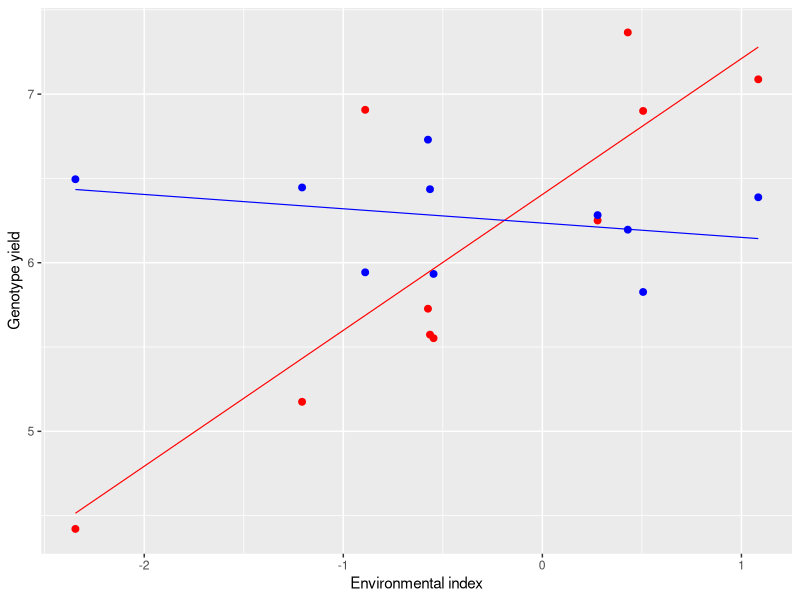

Reproduce this figure in R.
## ---- chunk 1
#Put at the beginning
knitr::knit_hooks$set(document = function(x){ 
  gsub("```\n*```\\sr*\n*", "", x) 
})
## ---- chunk 2
set.seed(1234)
MedEnv <- rnorm(10, 0, 1)
MedGen1 <- 6.5 + 0.9*MedEnv + rnorm(10, 0, 0.5)
MedGen2 <- 6.5 + 0.1 *MedEnv + rnorm(10, 0, 0.5)

library(ggplot2)
dataset <- data.frame(MedEnv, MedGen1, MedGen2)
ggplot(dataset) +
  geom_point(aes(x = MedEnv, y = MedGen1), col = "red", size = 2) +
  geom_point(aes(x = MedEnv, y = MedGen2), col = "blue", size = 2) +
  stat_smooth(aes(x = MedEnv, y = MedGen1), 
              method = "lm", se = F, col = "red", lwd = 0.4) +
  stat_smooth(aes(x = MedEnv, y = MedGen2), 
              method = "lm", se = F, col = "blue", lwd = 0.4) +
  labs(x = "Environmental index", y = "Genotype yield")

## ---- chunk 3
rm(list=ls())
library(nlme)
library(emmeans)
Block <- factor(rep(c(1:3), 42))
Var <- factor(rep(LETTERS[1:7],each=18))
Loc <- factor(rep(rep(letters[1:6], each=3), 7))
P1 <- factor(Loc:Block)
Yield <- c(60,65,60,80,65,75,70,75,70,72,82,90,48,45,50,50,40,40,
           80,90,83,70,60,60,85,90,90,70,85,80,40,40,40,38,40,50,
           25,28,30,40,35,35,35,30,30,40,35,35,35,25,20,35,30,30,
           50,65,50,40,40,40,48,50,52,45,45,50,50,50,45,40,48,40,
           52,50,55,55,54,50,40,40,60,48,38,45,38,30,40,35,40,35,
           22,25,25,30,28,32,28,25,30,26,28,28,45,50,45,50,50,50,
           30,30,25,28,34,35,40,45,35,30,32,35,45,35,38,44,45,40)
dataFull <- data.frame(Block, Var, Loc, Yield)
rm(Block, Var, Loc, P1, Yield)
head(dataFull)
## ---- chunk 4
library(dplyr)
dataFull <- dataFull %>%
  group_by(Loc) %>% 
  mutate(ej = mean(Yield) - mean(dataFull$Yield))
head(dataFull)
## ---- chunk 5
mod.aov <- lm(Yield ~ Loc/Block + Var*Loc, data = dataFull)
anova(mod.aov)
## ---- chunk 6
# Augmented ANOVA model
mod.aov2 <- lm(Yield ~ Loc/Block + Var/ej + Loc:Var, data=dataFull)
anova(mod.aov2)
## ---- chunk 7
# Finlay-Wilkinson model
modFull1 <- lme(Yield ~ Var/ej - 1, 
                random = list(Loc = pdIdent(~ Var - 1),
                              Loc = pdIdent(~ Block - 1)), 
                data=dataFull)
summary(modFull1)$tTable
VarCorr(modFull1)
## ---- chunk 8
# Eberhart-Russel model
modFull2 <- lme(Yield ~ Var/ej - 1, 
                random = list(Loc = pdDiag(~ Var - 1),
                              Loc = pdIdent(~ Block - 1)), 
                data=dataFull)
summary(modFull2)$tTable
VarCorr(modFull2)
## ---- chunk 9
library(emmeans)
muGE <- as.data.frame( emmeans(mod.aov, ~Var:Loc) )[,1:3]
names(muGE) <- c("Var", "Loc", "Yield")
muGE <- muGE %>% 
  group_by(Loc) %>% 
  mutate(ej = mean(Yield) - mean(muGE$Yield))
## ---- chunk 10
# Finlay-Wilkinson model
modFinlay <- lm(Yield ~ Var/ej - 1, data=muGE)
summary(modFinlay)
sigmaf <- summary(modFinlay)$sigma^2 
sigma2 <- summary(mod.aov)$sigma^2 
sigmaf - sigma2/3 #sigma2_d
## ---- chunk 11
# Eberarth-Russel model
modEberarth <- gls(Yield ~ Var/ej - 1, 
              weights=varIdent(form=~1|Var), data=muGE)
coefs <- summary(modEberarth)$tTable
coefs
sigma <- summary(modEberarth)$sigma
sigma2fi <- (c(1, coef(modEberarth$modelStruct$varStruct, uncons = FALSE)) * sigma)^2
names(sigma2fi)[1] <- "A"
sigma2fi - sigma2/3 #sigma2_di
